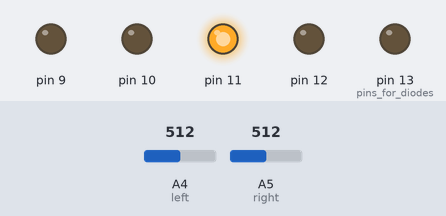
Simulated run of this sketch. Board: Arduino Uno, built with avr-gcc and run on an emulated ATmega328P. Parts: output pins drawn as LEDs (lit = HIGH). Inputs (shaded band) come from the test bench; at power-on: A4 (left) = 512, A5 (right) = 512.

Above: at 2.2 s.
2.3 s: A4 (left) set to 594
3.8 s: A4 (left) set to 622
At 5.0 s:
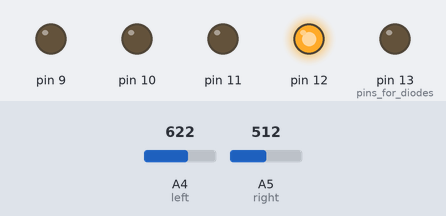
5.3 s: A5 (right) set to 339
6.8 s: A5 (right) set to 309
At 7.4 s:
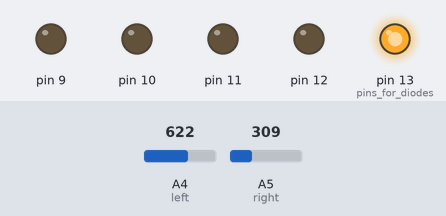
8.3 s: A4 (left) set to 122
At 9.5 s:
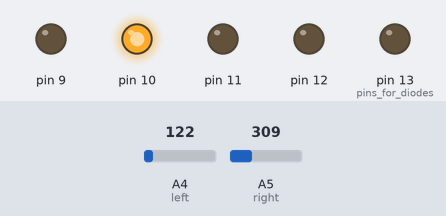
9.8 s: A5 (right) set to 408
11.3 s: A5 (right) set to 441
At 12.0 s:
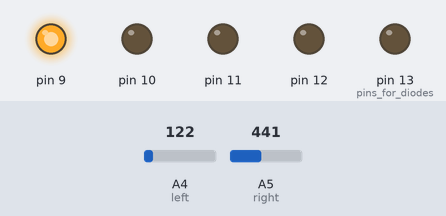
Timing chart, 0 to 13.8 s (numbered marks = the images above; inputs shaded):
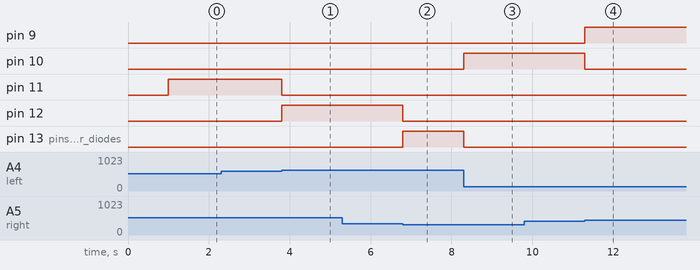

The sketch:

light-detector.ino
```cpp
#define left A4
#define right A5

int left_photoresistor = 0;  //variables to show values on photoresistors
int right_photoresistor = 0;

void setup() {
  Serial.begin(9600); //set baud rate
  delay(1000);
  pinMode(13, OUTPUT);  //pins for diodes
  pinMode(12, OUTPUT);
  pinMode(11, OUTPUT);
  pinMode(10, OUTPUT);
  pinMode(9, OUTPUT);
}

void loop() {
  left_photoresistor = analogRead(left);
  right_photoresistor = analogRead(right);

  //loop to show photoresistors values in terminal
  // for (int i = 0; i < 30; i++) {
  // Serial.println();
  // }
  // Serial.println("left:");
  // Serial.println(left_photoresistor);
  // Serial.println("right");
  // Serial.println(right_photoresistor);
  // delay(1000);

  int diff = left_photoresistor - right_photoresistor;

  if (diff > 300) {
    digitalWrite(13, HIGH);
    digitalWrite(12, LOW);
    digitalWrite(11, LOW);
    digitalWrite(10, LOW);
    digitalWrite(9, LOW);
  }
  else if (diff <= 300 && diff > 100) {
    digitalWrite(13, LOW);
    digitalWrite(12, HIGH);
    digitalWrite(11, LOW);
    digitalWrite(10, LOW);
    digitalWrite(9, LOW);
  }
  else if (diff <= 100 && diff >= -100) {
    digitalWrite(13, LOW);
    digitalWrite(12, LOW);
    digitalWrite(11, HIGH);
    digitalWrite(10, LOW);
    digitalWrite(9, LOW);
  }
  else if (diff < -100 && diff >= -300) {
    digitalWrite(13, LOW);
    digitalWrite(12, LOW);
    digitalWrite(11, LOW);
    digitalWrite(10, HIGH);
    digitalWrite(9, LOW);
  }
  else {
    digitalWrite(13, LOW);
    digitalWrite(12, LOW);
    digitalWrite(11, LOW);
    digitalWrite(10, LOW);
    digitalWrite(9, HIGH);
  }
}  
```

Measured:
- the behaviour switches between 612 and 613 on A4 (left) (found by bisection; images 0 and 1)
- the behaviour switches between 322 and 321 on A5 (right) (found by bisection; images 1 and 2)
- the behaviour switches between 422 and 423 on A5 (right) (found by bisection; images 3 and 4)
- after the input at 2.3 s, every drawn part: stays the same
- after the input at 3.8 s, pin 11: HIGH → LOW at once; pin 12: LOW → HIGH at once
- after the input at 5.3 s, every drawn part: stays the same
- after the input at 6.8 s, pin 12: HIGH → LOW at once; pin 13 (pins_for_diodes): LOW → HIGH at once
- after the input at 8.3 s, pin 10: LOW → HIGH at once; pin 13 (pins_for_diodes): HIGH → LOW at once
- after the input at 9.8 s, every drawn part: stays the same
- after the input at 11.3 s, pin 9: LOW → HIGH at once; pin 10: HIGH → LOW at once
